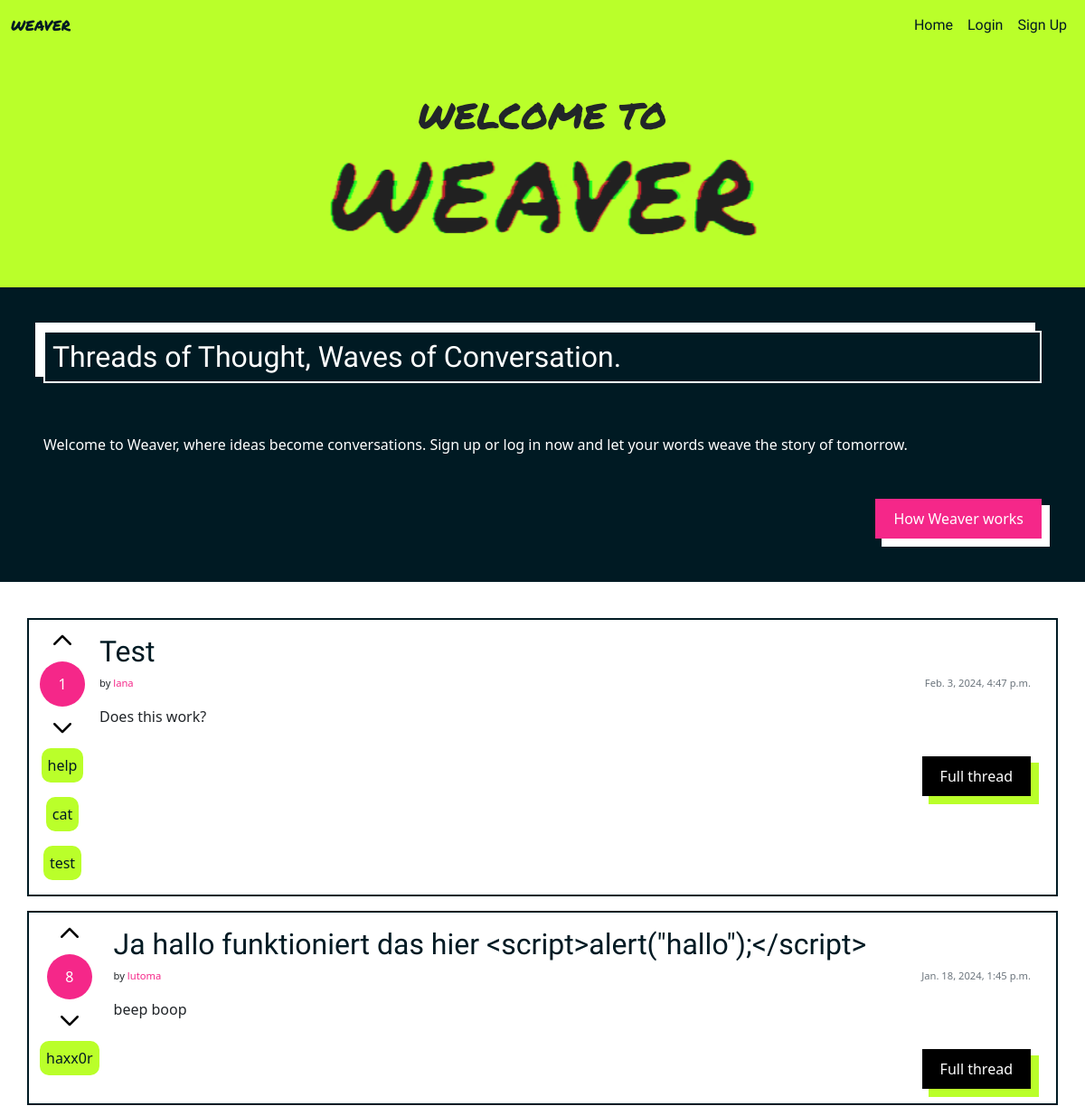
The app's page / (upper part), older data.
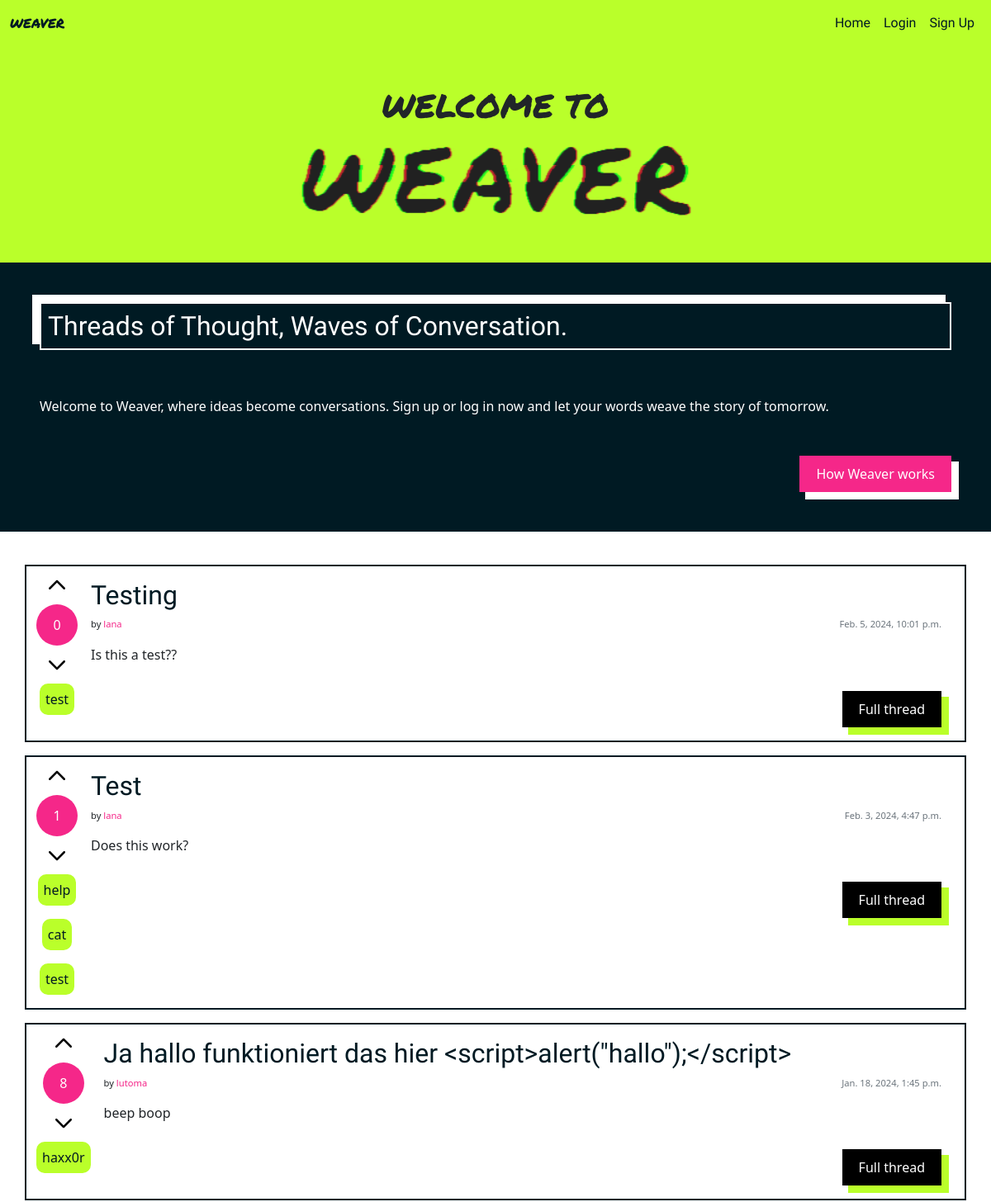
The same page, newer data.
### weave_manager/models.py (models this page shows, shortened)
class Thread(models.Model):
    title = models.CharField(max_length=200, unique=True)
    slug = models.SlugField(max_length=200)
    author = models.ForeignKey(settings.AUTH_USER_MODEL,
        on_delete=models.CASCADE, related_name="posts")
    content = models.TextField()
    votes = models.IntegerField(default=0)
    created_on = models.DateTimeField(auto_now_add=True)
    status = models.IntegerField(choices=STATUS, default=0)
    tags = TaggableManager()
    class Meta:
        ordering = ["-created_on"]

### authentication/models.py (models this page shows)
class User(AbstractUser):
    bio = models.CharField(max_length=200, unique=False, default="Your bio could be here.")
    created_on = models.DateTimeField(auto_now_add=True)
    profile_pic = models.ImageField(null=True, blank=True, default="default.png")

### weave_manager/views.py (the view)
# urls.py: path('', views.GlobalTimeline.as_view(), name='home'),
class GlobalTimeline(generic.ListView):
    queryset = Thread.objects.all()
    template_name = "index.html"

### weave_manager/templates/index.html (shortened to what this page needs)
{% extends "base.html" %}
{% load static %}
{% block content %}
{% if not request.user.is_authenticated %}
<div class="container-fluid text-center mx-auto bg-hl py-5">
    <h1 class="text-uppercase font-marker">Welcome to</h1>
    <IMG SRC="static/img/weaver-green.gif" alt="weaver" class="header-gif">
</div>
<div class="banner-content p-5 d-flex flex-column">
    <h2 class="banner-box p-2">Threads of Thought, Waves of Conversation.</h2>
    <p class="my-5">Welcome to Weaver, where ideas become conversations. Sign up or log in now and let your words weave the story of tomorrow.</p>
    <a href={% url 'info' %} class="button-pink align-self-end"> How Weaver works</a>
</div>
{% endif %}
<div class="container-lg pt-3">
    <div class="row">
        <div class="mt-3 left">
            <div class="row">
                {% for thread in thread_list %}
                <div class="card my-2 d-flex flex-row">
                    <div class="d-flex flex-column align-items-center">
                        <a href="{% url 'upvote_thread' thread_id=thread.id %}"><img src="{% static 'img/icons/up.svg' %}" class="icon m-2"></img></a>
                        <p class="circle m-0">{{ thread.votes }}</p>
                        <a href="{% url 'downvote_thread' thread_id=thread.id %}"><img src="{% static 'img/icons/up.svg' %}" class="icon m-2 rotate-180"></img></a>
                        {% for tag in thread.tags.all %}
                        <a href="{% url 'tag_site' slug=tag.slug %}">
                            <p class="tag">{{ tag }}</p>
                        </a>
                        {% endfor %}
                    </div>
                    <div class="card-body d-flex flex-column">
                        <h2><a href="{% url 'thread_detail' thread_id=thread.id slug=thread.slug %}" class="card-title text-break">{{ thread.title }}</a></h2>
                        <div class="d-flex flex-row justify-content-between">
                            <p class="fs-7">by <a href="{% url 'user_profile' username=thread.author %}" class="link">{{ thread.author }}</a></p>
                            <p class="card-text text-muted fs-7">{{ thread.created_on}}
                        </div>
                        <p class="card-text">{{ thread.content|truncatechars:500 }}</p>
                        <a href="{% url 'thread_detail' thread_id=thread.id slug=thread.slug %}" class="neon-button align-self-end">Full thread</a>
                    </div>
                </div>
                {% endfor %}
            </div>
        </div>
    </div>
</div>
{% endblock %}

### templates/base.html (shortened to what this page needs)
{% load static %}
{% url 'home' as home_url %}
<!DOCTYPE html>
<html class="h-100" lang="en">
<head>
    <link rel="stylesheet" href="https://cdnjs.cloudflare.com/ajax/libs/font-awesome/5.15.3/css/all.min.css">
    <link href="https://cdn.jsdelivr.net/npm/bootstrap@5.0.1/dist/css/bootstrap.min.css" rel="stylesheet">
    <link rel="stylesheet" href="{% static 'css/style.css' %}">
</head>
<body>
    <nav class="navbar navbar-expand-lg bg-hl navbar-nav-scroll">
        <div class="container-fluid">
            <a class="logo text-uppercase" href="{% url 'home' %}">weaver</a>
            <div class="collapse navbar-collapse" id="navbarText">
                <ul class="navbar-nav me-auto mb-2 mb-lg-0">
                    <li class="nav-item">
                        <a class="nav-link color-dark {% if request.path == home_url %}active{% endif %}" aria-current="page" href="{% url 'home' %}">Home</a>
                    </li>
                    {% if request.user.is_authenticated %}
                    {% load account %}
                    {% else %}
                    <li class="nav-item"><a class="nav-link color-dark {% if request.path == account_login %}active{% endif %}" href="{% url 'account_login' %}">Login</a></li>
                    <li class="nav-item"><a class="nav-link color-dark {% if request.path == account_signup %}active{% endif %}" href="{% url 'account_signup' %}">Sign Up</a></li>
                    {% endif %}
                </ul>
            </div>
        </div>
    </nav>
    <main>
        {% block content %}{% endblock content %}
    </main>
</body>
</html>

### static/css/style.css (style rules this page uses)
:root { --color-text-dark: #001A23; --color-text-light: #FFFFFF; --color-highlight: #BAFF2A; --color-background: #FFFFFF; --color-background-highlight: #F52789; }
.logo { font-family: 'Permanent Marker', cursive; color: var(--color-text-dark); text-decoration: none; text-decoration: transparent; }
.header-gif { width: 80%; max-width: 500px; }
.banner-content { background-color: var(--color-text-dark); color: var(--color-text-light); }
.circle { background-color: var(--color-background-highlight); color: var(--color-text-light); width: 50px; height: 50px; line-height: 50px; text-align: center; border-radius: 50px; }
.icon { width: 30px; height: 30px; }
h1, h2, h3, h4 { font-family: 'Alatsi', sans-serif; text-wrap: pretty; }
.link { color: var(--color-background-highlight); }
.bg-hl { background-color: var(--color-highlight); }
.color-dark { color: var(--color-text-dark); }
.banner-box { border: 2px solid var(--color-text-light); box-shadow: -8px -8px 0px 1px var(--color-text-light); }
.font-marker { font-family: 'Permanent Marker', cursive; }
.neon-button { background-color: black; color: white; padding: 10px 20px; text-decoration: none; text-decoration: transparent; -webkit-box-shadow: 8px 8px 0px 1px var(--color-highlight); box-shadow: 8px 8px 0px 1px var(--color-highlight); }
.button-pink { background-color: var(--color-background-highlight); color: white; padding: 10px 20px; text-decoration: none; text-decoration: transparent; -webkit-box-shadow: 8px 8px 0px 1px var(--color-text-light); box-shadow: 8px 8px 0px 1px var(--color-text-light); }
a { text-decoration: none; text-decoration: transparent; }
.tag { padding: 5px; border-radius: 10px; background-color: var(--color-highlight); border: 2px solid var(--color-highlight); color: var(--color-text-dark); }
.rotate-180 { transform: rotate(180deg); }
.fs-7 { font-size: 0.7em; }
.card { border: 2px solid var(--color-text-dark); border-radius: 0; }
.card-title { color: var(--color-text-dark); text-decoration: none; text-decoration: transparent; }
.navbar-collapse { flex-grow: 0; }
.nav-link { font-family: 'Alatsi', sans-serif; }

Row changes from the older to the newer data that the page shows:
added Thread: votes "0", title "Testing", author "lana", created_on "Feb. 5, 2024, 10:01 p.m.", content "Is this a test??", Tag (name "test")
